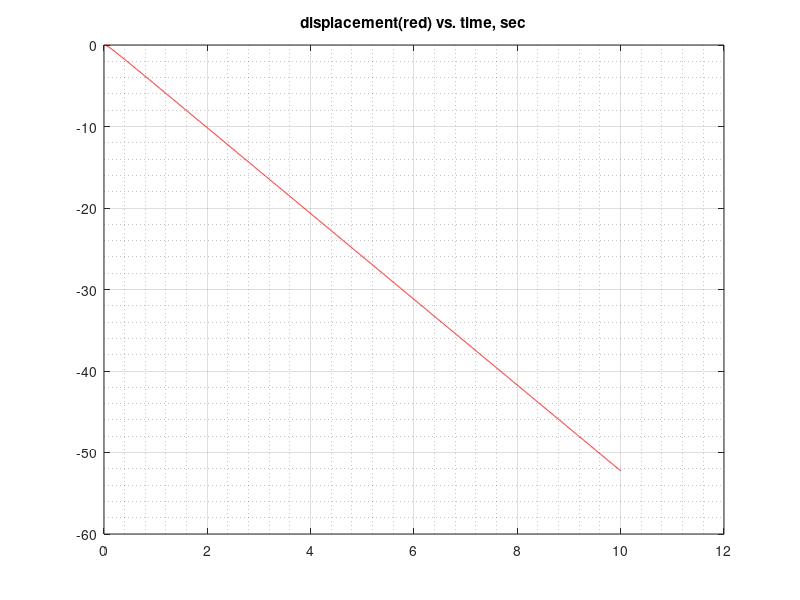
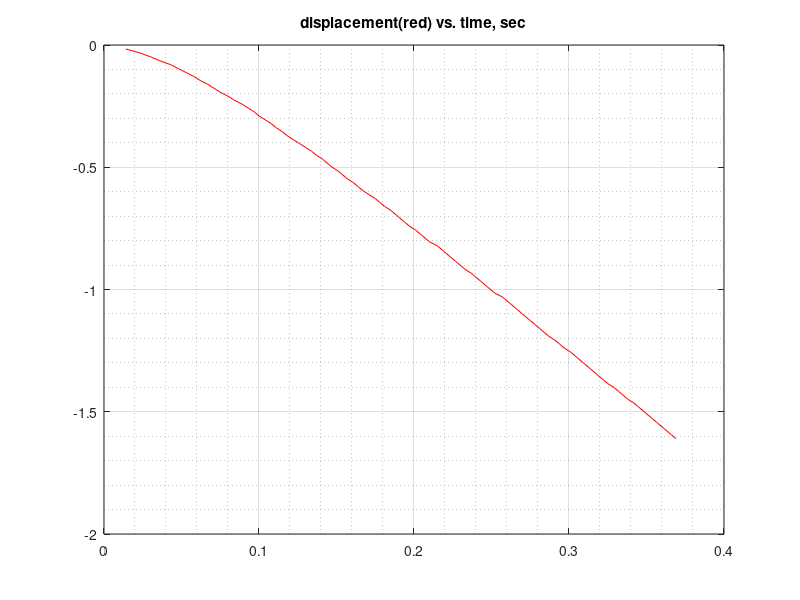
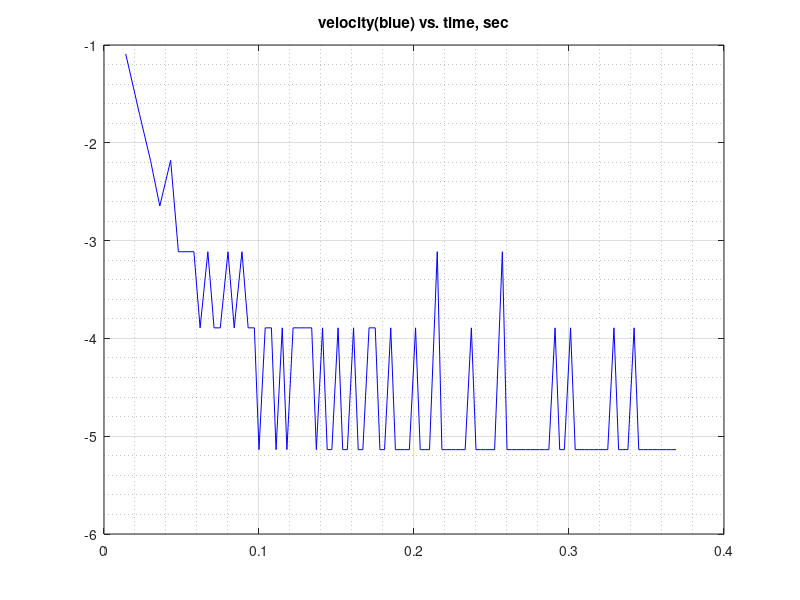
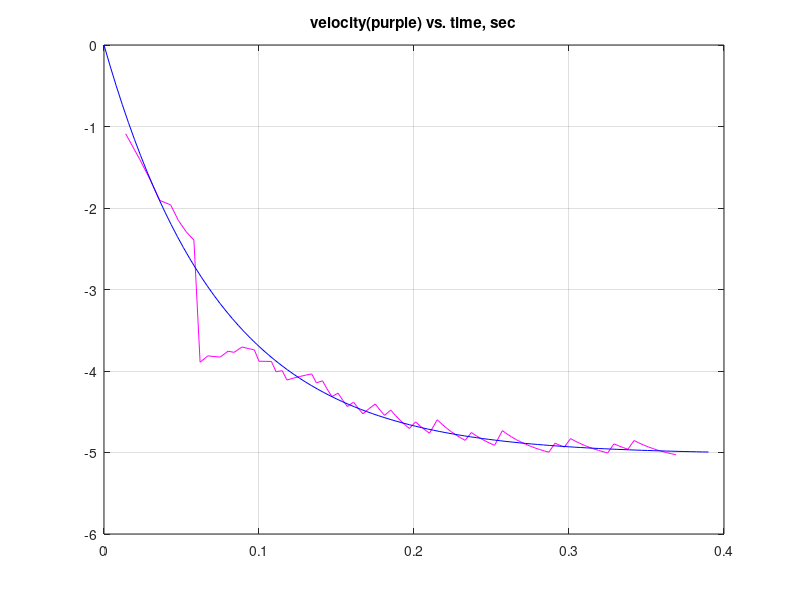

The MATLAB script that drew these images, in order:
clc; clear; close all;
% ReadTxt_MEM458_Lab2C_CCW_smooth.m
fileID = fopen('file_MEM458_Lab2C_CCW.txt','r');
formatSpec = '%d %d %f';
sizeA = [3 Inf];
A = fscanf(fileID,formatSpec,sizeA);
fclose(fileID);
n=size(A);
t=A(1,1:n(2))*0.001;
x=A(2,1:n(2))*0.0161;
v=A(3,1:n(2))*0.892*1000*pi/180;
v_old = v;
v(2)=(v(1)+v(2))/2;
v(3)=(v(2)*2+v(3))/3;
v(4)=(v(3)*3+v(4))/4;
v(5)=(v(4)*4+v(5))/5;
v(6)=(v(5)*5+v(6))/6;
v(7)=(v(6)*6+v(7))/7;
v(8)=(v(7)*7+v(8))/8;
v(9)=(v(9)*8+v(9))/9;
 
for i=10:1:n(2)
    v(i)=(v(i-1)*9+v(i))/10;
end
 
figure(501)
plot(t,x,'r-')
title('displacement(red) vs. time, sec')
grid on;
grid minor;
figure(502)
plot(t(1:100),x(1:100),'r-')
title('displacement(red) vs. time, sec')
grid on;
grid minor;

figure(503)
plot(t(1:100),v_old(1:100),'b-')
title('velocity(blue) vs. time, sec')
grid on;
grid minor;
 
figure(510)
plot(t(1:100),v(1:100),'m-')
title('velocity(purple) vs. time, sec')
grid on;
grid minor;
hold on;

t2=linspace(0,0.39,100);
v2=-0.62*8.1*(1-exp(-t2/0.075));
figure(510)
plot(t2,v2,'b-')
grid on;
grid minor;
